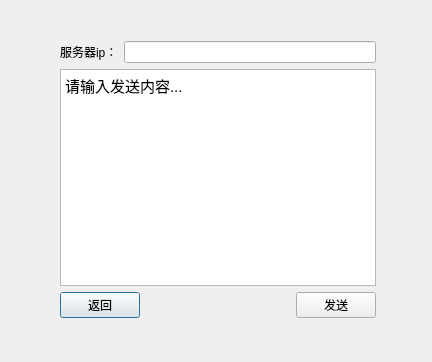
<?xml version="1.0" encoding="UTF-8"?>
<ui version="4.0">
 <class>User</class>
 <widget class="QDialog" name="User">
  <property name="geometry">
   <rect>
    <x>0</x>
    <y>0</y>
    <width>432</width>
    <height>362</height>
   </rect>
  </property>
  <property name="windowTitle">
   <string>Dialog</string>
  </property>
  <widget class="QWidget" name="">
   <property name="geometry">
    <rect>
     <x>60</x>
     <y>41</y>
     <width>316</width>
     <height>277</height>
    </rect>
   </property>
   <layout class="QVBoxLayout" name="verticalLayout">
    <item>
     <layout class="QHBoxLayout" name="horizontalLayout">
      <item>
       <widget class="QLabel" name="label">
        <property name="text">
         <string>服务器ip：</string>
        </property>
       </widget>
      </item>
      <item>
       <widget class="QLineEdit" name="IP">
        <property name="text">
         <string/>
        </property>
       </widget>
      </item>
     </layout>
    </item>
    <item>
     <widget class="QTextEdit" name="content">
      <property name="html">
       <string>&lt;!DOCTYPE HTML PUBLIC &quot;-//W3C//DTD HTML 4.0//EN&quot; &quot;http://www.w3.org/TR/REC-html40/strict.dtd&quot;&gt;
&lt;html&gt;&lt;head&gt;&lt;meta name=&quot;qrichtext&quot; content=&quot;1&quot; /&gt;&lt;style type=&quot;text/css&quot;&gt;
p, li { white-space: pre-wrap; }
&lt;/style&gt;&lt;/head&gt;&lt;body style=&quot; font-family:'Ubuntu'; font-size:11pt; font-weight:400; font-style:normal;&quot;&gt;
&lt;p style=&quot; margin-top:0px; margin-bottom:0px; margin-left:0px; margin-right:0px; -qt-block-indent:0; text-indent:0px;&quot;&gt;请输入发送内容...&lt;/p&gt;&lt;/body&gt;&lt;/html&gt;</string>
      </property>
     </widget>
    </item>
    <item>
     <layout class="QHBoxLayout" name="horizontalLayout_2">
      <item>
       <widget class="QPushButton" name="pushButton">
        <property name="text">
         <string>返回</string>
        </property>
       </widget>
      </item>
      <item>
       <spacer name="horizontalSpacer">
        <property name="orientation">
         <enum>Qt::Horizontal</enum>
        </property>
        <property name="sizeHint" stdset="0">
         <size>
          <width>138</width>
          <height>20</height>
         </size>
        </property>
       </spacer>
      </item>
      <item>
       <widget class="QPushButton" name="send_btn">
        <property name="text">
         <string>发送</string>
        </property>
       </widget>
      </item>
     </layout>
    </item>
   </layout>
  </widget>
 </widget>
 <resources/>
 <connections/>
</ui>
